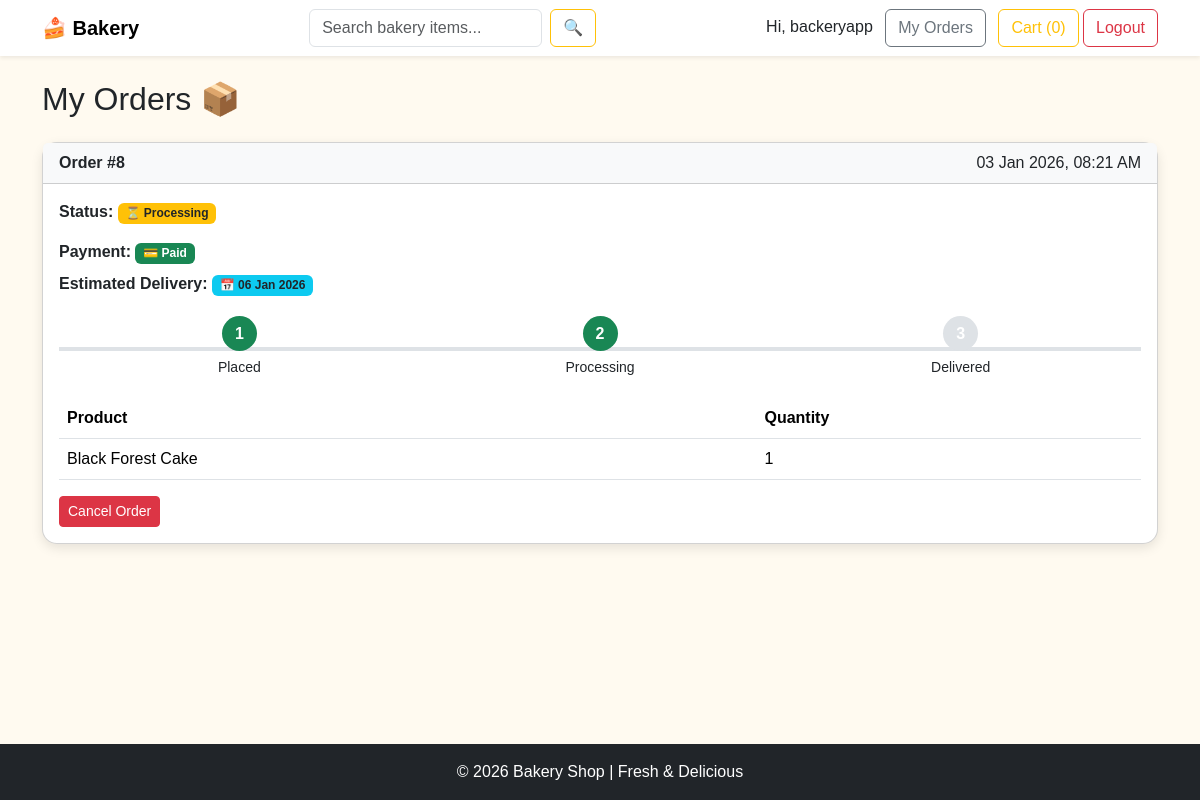
Before: /my-orders/ (signed in) with the older database file.
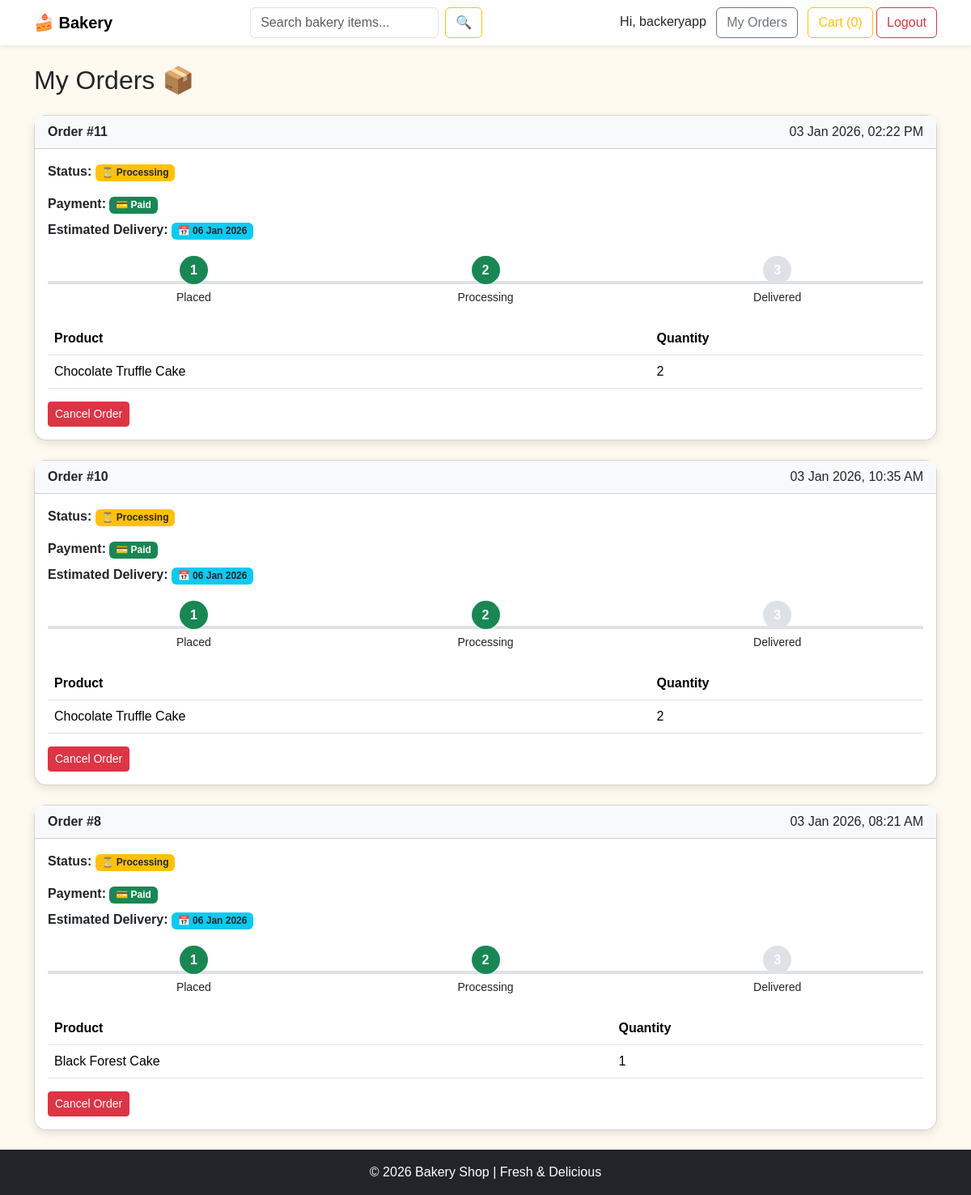
After: the same page with the newer database file.
### store/models.py (models this page shows, shortened)
class Order(models.Model):
    user = models.ForeignKey(User, on_delete=models.CASCADE)
    total_price = models.DecimalField(max_digits=10, decimal_places=2)
    created_at = models.DateTimeField(auto_now_add=True)
    paid = models.BooleanField(default=False)  # 👈 ADD HERE
    STATUS_CHOICES = (
        ('Processing', 'Processing'),
        ('Delivered', 'Delivered'),
        ('Cancelled', 'Cancelled'),
    )
    status = models.CharField(
        max_length=20,
        choices=STATUS_CHOICES,
        default='Processing'
    )
    delivery_date = models.DateField(null=True, blank=True)

class OrderItem(models.Model):
    order = models.ForeignKey(Order, on_delete=models.CASCADE)
    product = models.ForeignKey(Product, on_delete=models.CASCADE)
    quantity = models.PositiveIntegerField()

class Product(models.Model):
    CATEGORY_CHOICES = [
        ('cakes', 'Cakes'),
        ('cookies', 'Cookies'),
        ('bread', 'Bread'),
        ('bisuits','Bisuits'),
        ('pizza','Pizza'),
        ('puff','Puff'),
        ('doughnut','Doughnut'),
        ('muffin','Muffin'),
        ('somasa','Somasa'),
    ]
    name = models.CharField(max_length=100)
    description = models.TextField()
    price = models.DecimalField(max_digits=8, decimal_places=2)
    image = models.ImageField(upload_to='products/')
    category = models.CharField(
        max_length=20,
        choices=CATEGORY_CHOICES
    )

### store/views.py (the view)
# urls.py: path('my-orders/', views.order_history, name='order_history'),
@login_required
def order_history(request):
    orders = Order.objects.filter(
        user=request.user
    ).exclude(status='Cancelled').order_by('-created_at')
    return render(request, 'store/order_history.html', {'orders': orders})

### store/templates/store/order_history.html (shortened to what this page needs)
{% extends 'store/base.html' %}
{% block content %}
<h2 class="mb-4">My Orders 📦</h2>
{% if orders %}
    {% for order in orders %}
    <div class="card mb-4">
        <div class="card-header d-flex justify-content-between bg-light">
            <strong>Order #{{ order.id }}</strong>
            <span>{{ order.created_at|date:"d M Y, h:i A" }}</span>
        </div>
        <div class="card-body">
            <p>
                <strong>Status:</strong>
                {% if order.status == 'Processing' %}
                    <span class="badge bg-warning text-dark">⏳ Processing</span>
                {% elif order.status == 'Delivered' %}
                    <span class="badge bg-success">✅ Delivered</span>
                {% else %}
                    <span class="badge bg-danger">❌ Cancelled</span>
                {% endif %}
            </p>
            <div class="mb-2">
                <strong>Payment:</strong>
                {% if order.paid %}
                    <span class="badge bg-success">💳 Paid</span>
                {% else %}
                    <span class="badge bg-danger">❌ Unpaid</span>
                {% endif %}
            </div>
            <div class="mb-2">
                <strong>Estimated Delivery:</strong>
                <span class="badge bg-info text-dark">
                    📅 {{ order.delivery_date|date:"d M Y" }}
                </span>
            </div>
            <div class="order-timeline">
                <div class="timeline-step active">
                    <div class="circle">1</div>
                    <span>Placed</span>
                </div>
                <div class="timeline-step {% if order.status != 'Cancelled' %}active{% endif %}">
                    <div class="circle">2</div>
                    <span>Processing</span>
                </div>
                <div class="timeline-step
                ">
                    <div class="circle">3</div>
                    <span>
                        {% if order.status == 'Cancelled' %}
                            Cancelled
                        {% else %}
                            Delivered
                        {% endif %}
                    </span>
                </div>
            </div>
            <table class="table mt-3">
                <thead>
                    <tr>
                        <th>Product</th>
                        <th>Quantity</th>
                    </tr>
                </thead>
                <tbody>
                    {% for item in order.orderitem_set.all %}
                    <tr>
                        <td>{{ item.product.name }}</td>
                        <td>{{ item.quantity }}</td>
                    </tr>
                    {% endfor %}
                </tbody>
            </table>
            {% if order.status == 'Processing' %}
                <a href="{% url 'cancel_order' order.id %}"
                   class="btn btn-danger btn-sm"
                   onclick="return confirm('Are you sure you want to cancel this order?')">
                    Cancel Order
                </a>
            {% endif %}
        </div>
    </div>
    {% endfor %}
{% else %}
    <p>You have not placed any orders yet 🍰</p>
{% endif %}
{% endblock %}

### store/templates/store/base.html (shortened to what this page needs)
{% load static %}
<!DOCTYPE html>
<html lang="en">
<head>
    <link href="https://cdn.jsdelivr.net/npm/bootstrap@5.3.2/dist/css/bootstrap.min.css" rel="stylesheet">
    <link rel="stylesheet" href="{% static 'store/css/style.css' %}">
</head>
<body>
<div class="page-wrapper">
    <nav class="navbar navbar-expand-lg navbar-light bg-white shadow-sm">
        <div class="container">
            <a class="navbar-brand fw-bold" href="/">🍰 Bakery</a>
            <form method="GET"
                action="{% url 'products' %}"
                class="d-flex align-items-center me-3" id="searchForm">
                <input id="searchInput"class="form-control me-2"
                    type="text"
                    name="q"
                    placeholder="Search bakery items..."
                    value="{{ query }}"
                    class="form-control me-2"
                    >
                <button class="btn btn-outline-warning" type="submit">
                    🔍
                </button>
            </form>
            <div>
                {% if user.is_authenticated %}
                    <span class="me-2">Hi, {{ user.username }}</span>
                    <a href="{% url 'order_history' %}" class="btn btn-outline-secondary me-2">
                        My Orders
                    </a>
                    <a href="{% url 'cart' %}" class="btn btn-outline-warning">
                        Cart ({{ request.session.cart|length|default:0 }})
                    </a>
                    <a href="{% url 'logout' %}" class="btn btn-outline-danger">
                        Logout
                    </a>
                {% else %}
                    <a href="/login/" class="btn btn-outline-secondary me-2">Login</a>
                    <a href="/register/" class="btn btn-warning">Register</a>
                {% endif %}
            </div>
        </div>
    </nav>
    <main class="content container mt-4">
        {% block content %}{% endblock %}
    </main>
    <footer class="footer bg-dark text-white text-center p-3">
        © 2026 Bakery Shop | Fresh & Delicious
    </footer>
</div>
</body>
</html>

### store/static/store/css/style.css (style rules this page uses)
html, body { height: 100%; margin: 0; }
body { background-color: #fffaf0; font-family: 'Poppins', sans-serif; }
.page-wrapper { min-height: 100vh; display: flex; flex-direction: column; }
.content { flex: 1; }
.footer { margin-top: auto; }
.card { border-radius: 15px; box-shadow: 0 4px 12px rgba(0, 0, 0, 0.1); }
.order-timeline { display: flex; justify-content: space-between; margin: 20px 0; position: relative; }
.order-timeline::before { content: ""; position: absolute; top: 50%; left: 0; right: 0; height: 4px; background: #dee2e6; z-index: 0; }
.timeline-step { position: relative; text-align: center; z-index: 1; width: 100%; }
.timeline-step .circle { width: 35px; height: 35px; border-radius: 50%; background: #dee2e6; margin: 0 auto; line-height: 35px; color: white; font-weight: bold; }
.timeline-step.active .circle { background: #198754; }
.timeline-step span { display: block; margin-top: 6px; font-size: 14px; }

Changed rows visible on the page:
added Order: id "11", created_at "03 Jan 2026, 02:22 PM", status "⏳ Processing", paid "💳 Paid", delivery_date "06 Jan 2026"
added OrderItem: product.name "Chocolate Truffle Cake", quantity "2", shown under "11"
added Order: id "10", created_at "03 Jan 2026, 10:35 AM", status "⏳ Processing", paid "💳 Paid", delivery_date "06 Jan 2026"
added OrderItem: product.name "Chocolate Truffle Cake", quantity "2", shown under "10"
